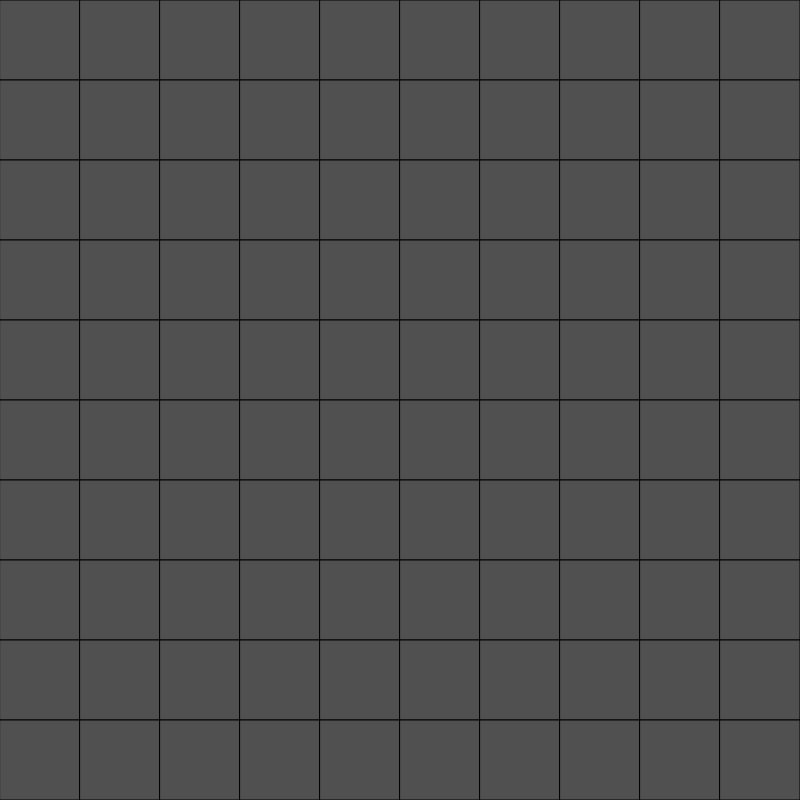
Frame 1 (no input)
Frame 2 (the mouse pressed at the canvas centre, redrawn once): identical to frame 1, image omitted

The p5.js sketch that drew this single still picture (run headless with seeded random() and noise() and a simulated clock; the mouse was pressed at the canvas centre and the sketch redrawn once):

// p5.js sketch
// ── sketch.js
//An example about a nested for-loop.
//Draws shapes on the X, and Y axis.

//Global variables
let size = 80;

function setup() {
  createCanvas(800, 800);
  noLoop();
}

function draw() {
  fill(80);

  //Run the nested loop for x, and y
  for (let y = 0; y < 10; y++) {
    for (let x = 0; x < 10; x++) {
      //Draw the shape at the corresponding position
      //This will generate a dynamic position for the x and y
      //The shape is redrawn as many times as the loop says (in this case 100)
      rect(size * x, size * y, size, size);
    }
  }
}
